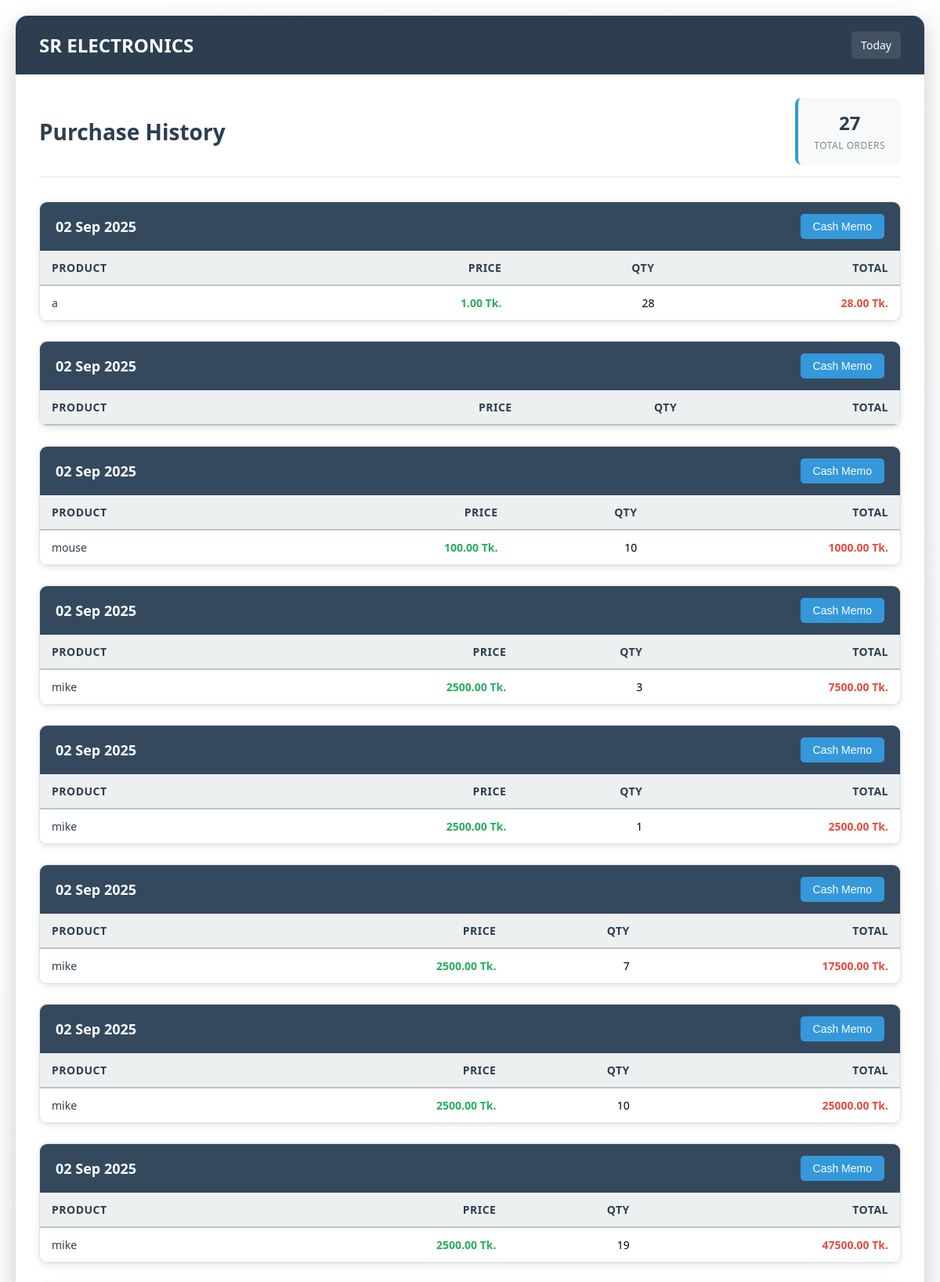
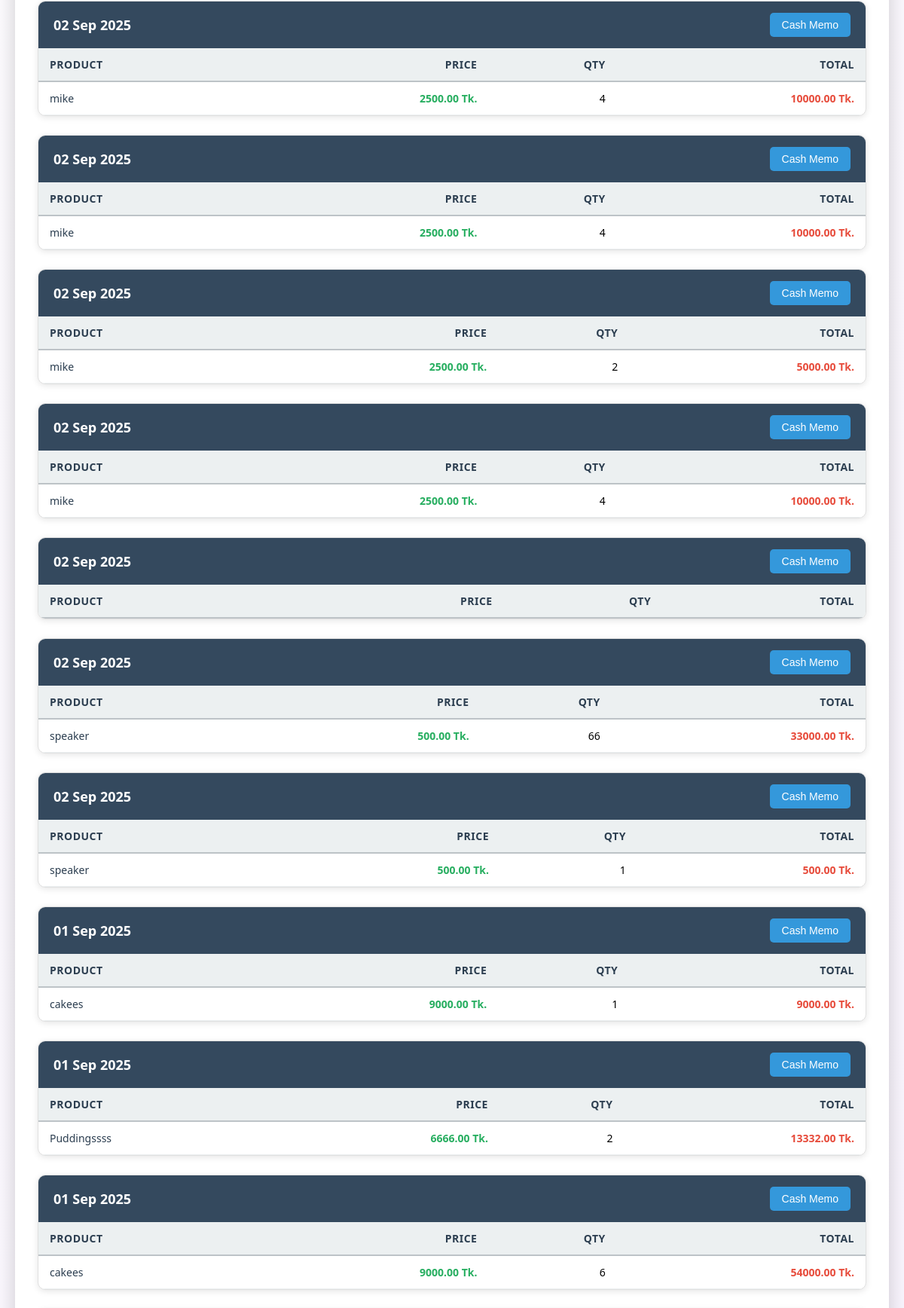
The page /see-buy-all/ (signed in, upper part) on the database its author committed (2 pictures, top to bottom).
### ecommerce_app/models.py (models this page shows, shortened)
class PurchaseSession(models.Model):
    user = models.ForeignKey(User, on_delete=models.CASCADE)
    created_at = models.DateTimeField(default=timezone.now, null=True, blank=True)

class Order(models.Model):
    user = models.ForeignKey(User, on_delete=models.CASCADE, null=True, blank=True)
    session = models.ForeignKey(PurchaseSession, on_delete=models.CASCADE, related_name='orders', null=True, blank=True)
    product = models.ForeignKey(Product, on_delete=models.SET_NULL, null=True, blank=True)
    product_name = models.CharField(max_length=200)
    product_price = models.DecimalField(max_digits=10, decimal_places=2)
    quantity = models.IntegerField(null=True, blank=True)
    total_price = models.DecimalField(max_digits=10, decimal_places=2, null=True, blank=True)
    created_at = models.DateTimeField(default=timezone.now)
    confirmed = models.BooleanField(default=False)

### ecommerce_app/views.py (the view)
# urls.py: path('see-buy-all/', views.see_buy_all, name='see_buy_all'),
@login_required
def see_buy_all(request):
    sessions = PurchaseSession.objects.filter(user=request.user).order_by('-created_at')
    return render(request, 'see_buy_all.html', {'sessions': sessions})

### ecommerce_app/templates/see_buy_all.html (shortened to what this page needs)
<!DOCTYPE html>
<html lang="en">
<head>
</head>
<body>
    <div class="pos-container">
        <div class="pos-header">
            <h1> SR ELECTRONICS </h1>
            <div class="header-info">
                <div class="date-time"> Today</div>
            </div>
        </div>
        <div class="pos-content">
            <div class="content-header">
                <h2>Purchase History</h2>
                <div class="summary-stats">
                    <div class="stat-card">
                        <span class="number">{{ sessions|length|default:"0" }}</span>
                        <span class="label">Total Orders</span>
                    </div>
                </div>
            </div>
            {% if sessions %}
                {% for session in sessions %}
                <div class="session-card">
                    <div class="session-header">
                        <div class="session-date">
                             {{ session.created_at|date:"d M Y" }}
                        </div>
                        <a href="{% url 'purchase_details' session.id %}">
                            <button class="details-btn">Cash Memo</button>
                        </a>
                    </div>
                    <table class="purchase-table">
                        <thead>
                            <tr>
                                <th> Product</th>
                                <th> Price</th>
                                <th> Qty</th>
                                <th> Total</th>
                            </tr>
                        </thead>
                        <tbody>
                            {% for order in session.orders.all %}
                            <tr>
                                <td class="product-name">{{ order.product_name }}</td>
                                <td class="price">{{ order.product_price }} Tk.</td>
                                <td>{{ order.quantity }}</td>
                                <td class="total-price">{{ order.total_price }} Tk.</td>
                            </tr>
                            {% endfor %}
                        </tbody>
                    </table>
                </div>
                {% endfor %}
            {% endif %}
        </div>
    </div>
</body>
</html>

### ecommerce_app/templates/see_buy_all.html (style rules this page uses)
* { margin: 0; padding: 0; box-sizing: border-box; }
body { font-family: 'Segoe UI', Tahoma, Geneva, Verdana, sans-serif; background: linear-gradient(135deg, #ffffff 0%, #f9f3ff 100%); min-height: 100vh; padding: 20px; }
.pos-container { max-width: 1200px; margin: 0 auto; background: white; border-radius: 15px; box-shadow: 0 10px 30px rgba(0,0,0,0.2); overflow: hidden; }
.pos-header { background: #2c3e50; color: white; padding: 20px 30px; display: flex; justify-content: space-between; align-items: center; }
.pos-header h1 { font-size: 24px; font-weight: 600; }
.pos-header .header-info { display: flex; gap: 20px; align-items: center; }
.pos-header .date-time { background: rgba(255,255,255,0.1); padding: 8px 12px; border-radius: 5px; font-size: 14px; }
.pos-content { padding: 30px; }
.content-header { display: flex; justify-content: space-between; align-items: center; margin-bottom: 30px; padding-bottom: 15px; border-bottom: 2px solid #ecf0f1; }
.content-header h2 { font-size: 28px; color: #2c3e50; font-weight: 600; }
.summary-stats { display: flex; gap: 20px; }
.stat-card { background: #f8f9fa; padding: 15px 20px; border-radius: 8px; text-align: center; min-width: 120px; border-left: 4px solid #3498db; }
.stat-card .number { font-size: 24px; font-weight: bold; color: #2c3e50; display: block; }
.stat-card .label { font-size: 12px; color: #7f8c8d; text-transform: uppercase; letter-spacing: 0.5px; }
.session-card { background: white; border: 1px solid #e0e0e0; border-radius: 10px; margin-bottom: 25px; overflow: hidden; box-shadow: 0 2px 8px rgba(0,0,0,0.1); transition: all 0.3s ease; }
.session-header { background: #34495e; color: white; padding: 15px 20px; display: flex; justify-content: space-between; align-items: center; }
.session-date { font-size: 18px; font-weight: 600; }
.details-btn { background: #3498db; color: white; border: none; padding: 8px 16px; border-radius: 5px; cursor: pointer; font-size: 14px; font-weight: 500; transition: background 0.3s ease; }
.purchase-table { width: 100%; border-collapse: collapse; }
.purchase-table th { background: #ecf0f1; color: #2c3e50; padding: 12px 15px; text-align: left; font-weight: 600; border-bottom: 2px solid #bdc3c7; font-size: 14px; text-transform: uppercase; letter-spacing: 0.5px; }
.purchase-table td { padding: 12px 15px; border-bottom: 1px solid #ecf0f1; font-size: 14px; }
.purchase-table td:nth-child(2), .purchase-table td:nth-child(3), .purchase-table td:nth-child(4), .purchase-table th:nth-child(2), .purchase-table th:nth-child(3), .purchase-table th:nth-child(4) { text-align: right; }
.product-name { font-weight: 500; color: #2c3e50; }
.price { font-weight: 600; color: #27ae60; }
.total-price { font-weight: 700; color: #e74c3c; font-size: 15px; }

### rows shown on the page
PurchaseSession: created_at "02 Sep 2025"
Order: product_name "a", product_price "1.00", quantity "28", total_price "28.00"
PurchaseSession: created_at "02 Sep 2025"
PurchaseSession: created_at "02 Sep 2025"
Order: product_name "mouse", product_price "100.00", quantity "10", total_price "1000.00"
PurchaseSession: created_at "02 Sep 2025"
Order: product_name "mike", product_price "2500.00", quantity "3", total_price "7500.00"
PurchaseSession: created_at "02 Sep 2025"
Order: product_name "mike", product_price "2500.00", quantity "1", total_price "2500.00"
PurchaseSession: created_at "02 Sep 2025"
Order: product_name "mike", product_price "2500.00", quantity "7", total_price "17500.00"
PurchaseSession: created_at "02 Sep 2025"
Order: product_name "mike", product_price "2500.00", quantity "10", total_price "25000.00"
PurchaseSession: created_at "02 Sep 2025"
Order: product_name "mike", product_price "2500.00", quantity "19", total_price "47500.00"
PurchaseSession: created_at "02 Sep 2025"
Order: product_name "mike", product_price "2500.00", quantity "4", total_price "10000.00"
PurchaseSession: created_at "02 Sep 2025"
Order: product_name "mike", product_price "2500.00", quantity "4", total_price "10000.00"
PurchaseSession: created_at "02 Sep 2025"
Order: product_name "mike", product_price "2500.00", quantity "2", total_price "5000.00"
PurchaseSession: created_at "02 Sep 2025"
Order: product_name "mike", product_price "2500.00", quantity "4", total_price "10000.00"
PurchaseSession: created_at "02 Sep 2025"
PurchaseSession: created_at "02 Sep 2025"
Order: product_name "speaker", product_price "500.00", quantity "66", total_price "33000.00"
PurchaseSession: created_at "02 Sep 2025"
Order: product_name "speaker", product_price "500.00", quantity "1", total_price "500.00"
PurchaseSession: created_at "01 Sep 2025"
Order: product_name "cakees", product_price "9000.00", quantity "1", total_price "9000.00"
PurchaseSession: created_at "01 Sep 2025"
Order: product_name "Puddingssss", product_price "6666.00", quantity "2", total_price "13332.00"
PurchaseSession: created_at "01 Sep 2025"
Order: product_name "cakees", product_price "9000.00", quantity "6", total_price "54000.00"

### other values the page prints
{{ sessions|length|default:"0" }} "27"
